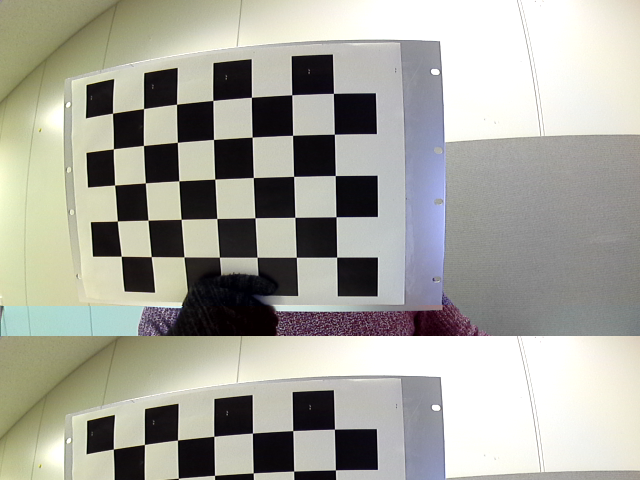
#> input picture Calibration/Fails/left_16.png, 640 x 480 px, given in place of the camera
$ python disparity_fisheye.py
#> lines starting #> are read from the running program, lines starting #| are printed output that depends on the picture; after the words box and inside, x2 and y2 are one past the last pixel; in counts of white or black regions, pixels touching at a corner belong together
import cv2 as cv
import numpy as np
from matplotlib import pyplot as plt
import time
import orbslam2
from scipy.signal import butter, lfilter, filtfilt


class Stereo:

	def __init__(self, path):
	# Define the paramateres for the disparity map, the calibration rectification
	# and other values

#> called with path = 'Parameters/fish_final_calib.npz'
		self.window_size = 8
		self._minDisparity=0
		self.a=8            # max_disp
		self._blockSize=4
		self._disp12MaxDiff=50
		self._uniquenessRatio=3
		self._speckleWindowSize=5
		self._speckleRange=2
		self._preFilterCap=55
		data = np.load(path)
#> (reads Parameters/fish_final_calib.npz from the repository)
		self.K_l = data['K1']
		self.K_r = data['K2']
		self.D_l = data['D1']
		self.D_r = data['D2']
		self.R_l = data['R1']
		self.R_r = data['R2']
		self.P_l = data['P1']
		self.P_r = data['P2']
		self.Q = data['Q']
		self.h, self.w = 480, 640
		self.map1l, self.map2l = [], []
		self.map1r, self.map2r = [], []
		self.left_matcher = []
		self.slam = []
		self.out = []
		self.f = []

		# Filter requirements.
		self.order = 3
		self.fs = 30.0  # sample rate, Hz
		self.cutoff = 2.  # desired cutoff frequency of the filter, Hz

	# [11 lines left out: functions butter_lowpass, butter_lowpass_filter, not called in this run]

	def Initialize_mapping_calibration(self, disparity_bool = True, slam_bool=False, file_capture = False, fisheye = True):
	# Initialize the mapping and the disparity matcher, to be called once and outside the loop

		#The mapping for the correction, careful always give the left image to the left parameters
		# and the right to the right parameters
		if fisheye:
			self.map1l, self.map2l = cv.fisheye.initUndistortRectifyMap(self.K_l, self.D_l, self.R_l, self.P_l, (self.w,self.h), cv.CV_32FC1)
			self.map1r, self.map2r = cv.fisheye.initUndistortRectifyMap(self.K_r, self.D_r, self.R_r, self.P_r, (self.w,self.h), cv.CV_32FC1)
		else:
			self.map1l, self.map2l = cv.initUndistortRectifyMap(self.K_l, self.D_l, self.R_l, self.P_l,
																		(self.w, self.h), cv.CV_32FC1)

			self.map1r, self.map2r = cv.initUndistortRectifyMap(self.K_r, self.D_r, self.R_r, self.P_r,
																		(self.w, self.h), cv.CV_32FC1)

		if disparity_bool:
			# The accuracy and the range of the disparity depends on these parameters
			self.left_matcher = cv.StereoSGBM_create(
				minDisparity=-self._minDisparity,
				numDisparities=16*self.a,             # max_disp has to be dividable by 16 f. E. HH 192, 256
				blockSize=self._blockSize,
				P1=8 * 3 * self.window_size ** 2,    # wsize default 3; 5; 7 for SGBM reduced size image; 15 for SGBM full size image (1300px and above); 5 Works nicely
				P2=32 * 3 * self.window_size ** 2,
				disp12MaxDiff=self._disp12MaxDiff,
				uniquenessRatio=self._uniquenessRatio,
				speckleWindowSize=self._speckleWindowSize,
				speckleRange=self._speckleRange,
				preFilterCap=self._preFilterCap,
				mode=cv.STEREO_SGBM_MODE_SGBM_3WAY)

			#Though this seems unecessary, it lowers the computation of the disparity map
			wls_filter = cv.ximgproc.createDisparityWLSFilter(matcher_left=self.left_matcher)

		if slam_bool:
			vocab_path="Parameters/ORBvoc.txt"
			settings_path="Parameters/EuRoC.yaml"
			self.slam = orbslam2.System(vocab_path, settings_path, orbslam2.Sensor.STEREO)
			self.slam.set_use_viewer(True)
			self.slam.initialize()

		if file_capture:
			self.f = open("Data.txt", "w+")

	def detect_ball(self, imageleft, show = False):
	# Part of the code to track the ball

		hsv = cv.cvtColor(imageleft, cv.COLOR_BGR2HSV)
		mask = cv.inRange(hsv, (0, 100, 20), (20, 255, 255))
		mask = cv.erode(mask,  None, iterations=1)
		mask = cv.dilate(mask, None, iterations=2)
		cnts = cv.findContours(mask.copy(), cv.RETR_EXTERNAL,
								cv.CHAIN_APPROX_SIMPLE)[-2]
		center = None

		x, xc = 0, 0
		y, yc = 0, 0
		radius = 0

		# only proceed if at least one contour was found
		if len(cnts) > 0:
			# find the largest contour in the mask, then use
			# it to compute the minimum enclosing circle and
			# centroid
			c = max(cnts, key= cv.contourArea)
			((x, y), radius) = cv.minEnclosingCircle(c)
			# computing the centroid of the ball
			M = cv.moments(c)
			center = (int(M["m10"] / M["m00"]), int(M["m01"] / M["m00"]))
			# only proceed if the radius meets a minimum size
			if radius > 10:
				# draw the circle and centroid on the frame,
				# then update the list of tracked points
				if show:
					cv.circle(imageleft, (int(x), int(y)), int(radius), (0, 255, 255), 1)
					cv.circle(imageleft, center,           2, (0, 255, 255),  -1)

				xc = int(x)
				yc = int(y)

		if show:
			cv.imshow('Image',imageleft)

		return xc, yc, int(radius)

	# [146 lines left out: functions transform_disp_3d, collect_single_frame_data, plot_charts, destroy_feed, collect_frames_data, save_trajectory and 1 more, not called in this run]

	def SLAM_single_cycle(self, left_frame, right_frame, start):
		t = time.time()
		seconds = t - start
		tframe = seconds

		# Start by rectifying the images
		imgL = cv.remap(left_frame, self.map1l, self.map2l, interpolation=cv.INTER_LINEAR)
		imgR = cv.remap(right_frame, self.map1r, self.map2r, interpolation=cv.INTER_LINEAR)
		xc, yc, radius = self.detect_ball(imgL, False)

		t1 = time.time()
		self.slam.process_image_stereo(imgL, imgR, tframe)
		t2 = time.time()

		ttrack = t2 - t1
		return ttrack, xc, yc, radius

	def SLAM(self, capture_left, capture_right, num_frames):

		# Start by initializing the mapping and disparity
#> called with num_frames = 300
		self.Initialize_mapping_calibration(disparity_bool = True, slam_bool=True)
#> (the call stopped at in Initialize_mapping_calibration, `self.slam = orbslam2.System(vocab_path, settings_path, orbslam2.Sensor..`: orbslam2 is not available in this run)

		# Start a counter to measure fps
		start = time.time()

		timestamps = []

		times_track = [0 for _ in range(num_frames)]
		print('-----')
		print('Start processing sequence ...')
		ball = []
		for idx in range(num_frames):
			ret, frame_left = capture_left.read()
			ret1, frame_right = capture_right.read()
			times_track[idx], xc, yc, radius = self.SLAM_single_cycle(frame_left, frame_right, start)
			self.collect_single_frame_data(frame_left, frame_right, start, False, False)

			traj = self.slam.get_keyframe_XY()
			if len(traj) > 0:
				traj = np.array(traj)
				if xc > 0 and yc > 0:
					indexes = np.where((traj[:,0]>xc-radius/2) & (traj[:,0]<xc+radius/2) &
										(traj[:,1] > yc - radius/2) & (traj[:,1] < yc + radius/2))[0]
					#print(traj[:,0], traj[:,1])
					if indexes.any() == True and traj[indexes[0],4]<2 and traj[indexes[0],4]>0.1:
						#ball.append([traj[indexes[:],3], traj[indexes[:],5]])
						ball.append([np.mean(traj[indexes[:],2], axis = 0),
									np.mean(traj[indexes[:], 4], axis=0)])
#> this loop made 1 pass
#> (xc, yc, radius) on pass 1: (0, 0, 0)
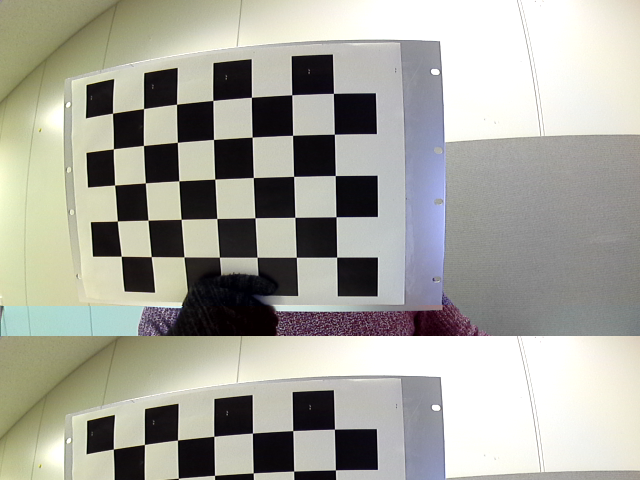
#> input picture Calibration/Fails/left_16.png, 640 x 480 px, given in place of the camera
#> pass 1, in SLAM_single_cycle, `imgL = cv.remap(left_frame, self.map1l, self.map2l, interpolation=cv.I..`:
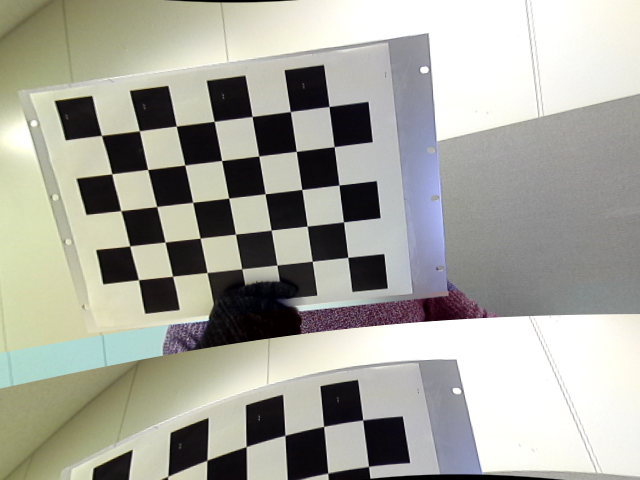
#> imgL: shape (480, 640, 3); mean B, G, R 157.6, 166.7, 166.9
#> pass 1, in SLAM_single_cycle, `imgR = cv.remap(right_frame, self.map1r, self.map2r, interpolation=cv...`:
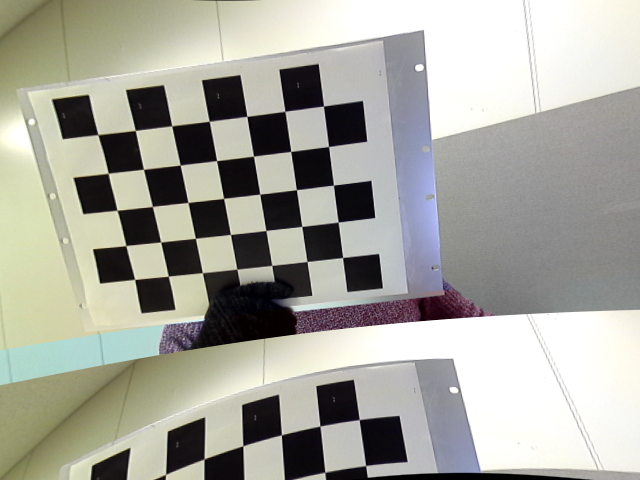
#> imgR: shape (480, 640, 3); mean B, G, R 157.6, 166.4, 166.6
#> pass 1, in detect_ball, `mask = cv.inRange(hsv, (0, 100, 20), (20, 255, 255))`:
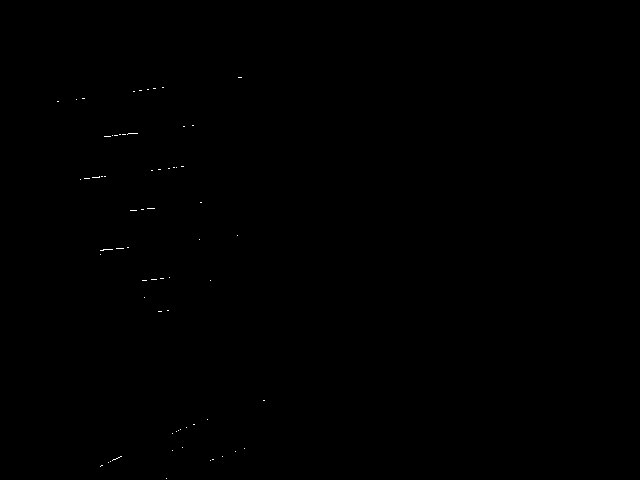
#> mask: shape (480, 640); 0.06% white in thin lines or dots, all inside (x1, y1, x2, y2) = (57, 77, 265, 479)
#> frame_left is the input picture: shape (480, 640, 3); mean B, G, R 156.8, 166.1, 166.5
#> after the loop, ball = []; times_track = 300 values from 0 to 0

		# End time
		end = time.time()

		# Time elapsed
		seconds = end - start
		print("Time taken : {0} seconds".format(seconds))

		# Calculate frames per second
		fps = num_frames / seconds;
		print("Estimated frames per second : {0}".format(fps))

		self.save_trajectory('trajectory.txt')
		self.save_keyframe('keyframe.txt')

		trajec = self.slam.get_trajectory_points()
		trajec = np.array(trajec)

		self.out = np.array(self.out)

		ball = np.array(ball)
		print(ball)
		self.slam.shutdown()
		plt.figure('slam')
		plt.plot(ball[:,0], ball[:,1],'r', label='3D global', marker='*')
		plt.plot(trajec[:,4], trajec[:,12],'b', label='Stereo system')
		plt.plot(trajec[:,4] + 10, trajec[:,12],'k', label='Stereo system second')
		plt.plot(self.out[:,1]/1000 + 10, self.out[:,3]/1000,'g', label='3D relative', marker='*')
		plt.legend(loc='upper left')
		plt.show()
		times_track = sorted(times_track)
		total_time = sum(times_track)
		print('-----')
		print('median tracking time: {0}'.format(times_track[num_frames // 2]))
		print('mean tracking time: {0}'.format(total_time / num_frames))

		return 0

if __name__ == '__main__':
# Here is an example of how to run the code to get the coordinates
	num_frames = 300
	capture_left = cv.VideoCapture(1)
	capture_right = cv.VideoCapture(2)
	capture_left.set(3,640)
	capture_left.set(4,480)
	capture_right.set(3,640)
	capture_right.set(4,480)
	cv.waitKey(1000)
	disparity_map = Stereo('Parameters/fish_final_calib.npz')
	#out = disparity_map.collect_frames_data(capture_left, capture_right, num_frames, show= True, fisheye = True)
#> (the run stopped early here; a loop or call above may not have finished)
